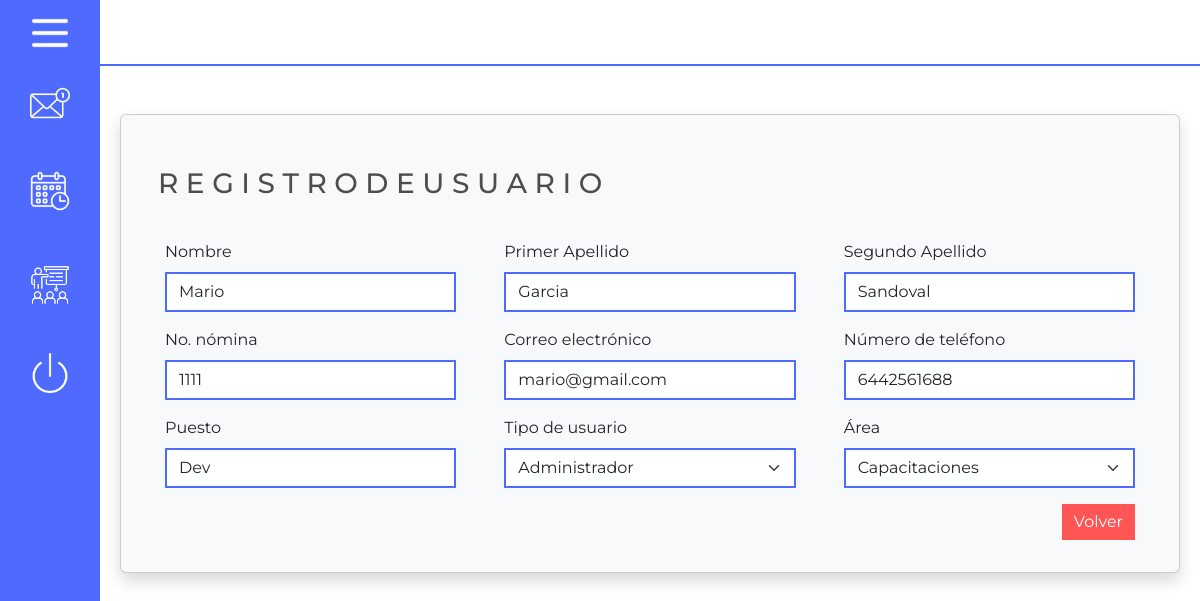
The page /sca/select_user/1111/ on the database as committed earlier.
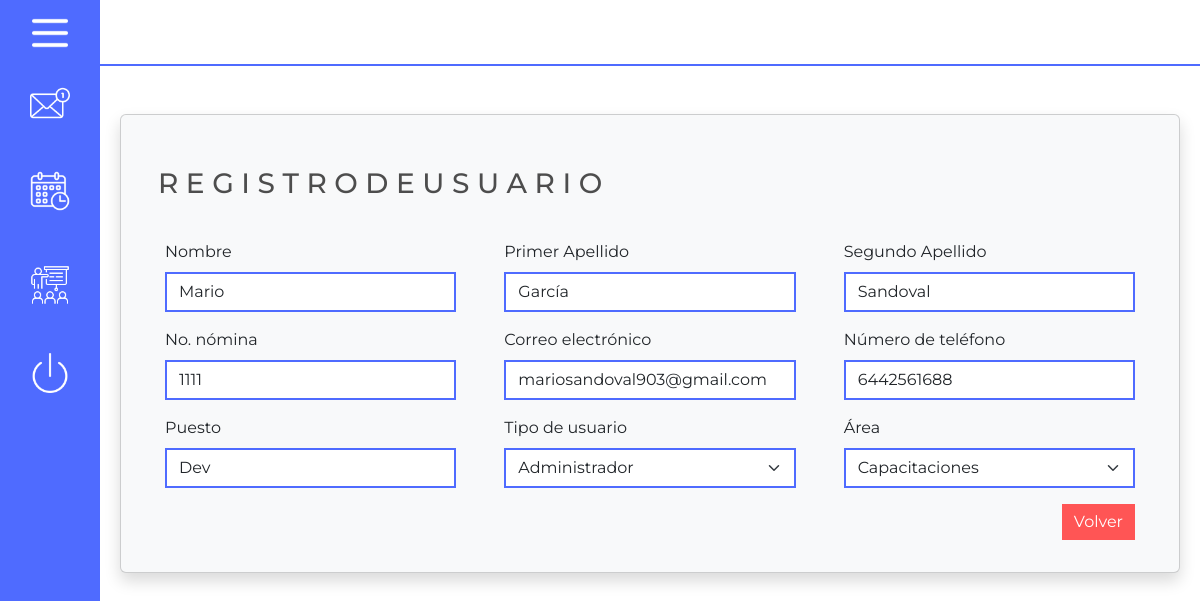
The same page on the database as committed later.
### scaItescaApp/models.py (models this page shows)
class User(AbstractUser):
    payroll_number = models.PositiveBigIntegerField(primary_key=True, null=False, unique=True)
    position = models.CharField(max_length=255)
    phone_number = models.PositiveIntegerField()
    min_gender = models.BooleanField()
    min_general = models.BooleanField()
    role = models.IntegerField()
    area_id = models.ForeignKey(Area, on_delete=models.CASCADE)
    objects = UserManager()

class Area(models.Model):
    name = models.CharField(max_length=255)

### scaItescaApp/views.py (the view)
# urls.py: path('sca/select_user/<int:uid>/', views.selectUser, name="select_user"),
def selectUser(request, uid=1):
    obj_user = User.objects.filter(payroll_number = uid)[0]
    last_name = obj_user.last_name.split(" ")
    template = loader.get_template('select_user.html')
    context = {
        'user':obj_user,
        'last_name': last_name,
        'to_update_user_type': userTypeTest(obj_user),
        'user_type': userTypeTest(request.user),
    }
    return HttpResponse(template.render(context, request))
    pass

### scaItescaApp/views.py (called while the page is built)
def isAdministradorTest(user):
    grupo_admin = Group.objects.filter(name="Administrador").get()
    return grupo_admin in user.groups.all()

def isJefeDeDepartamentoTest(user):
    grupo_jefeDepartamento = Group.objects.filter(name="JefeDeDepartamento").get()
    return grupo_jefeDepartamento in user.groups.all()

def userTypeTest(user):
    if isAdministradorTest(user):
        return "Administrador"
    if isJefeDeDepartamentoTest(user):
        return "Jefe de departamento"
    return "Personal"

### scaItescaApp/templates/select_user.html (shortened to what this page needs)
{% extends 'menu.html' %}
{% block css_links %}
<link rel="stylesheet" href="../static/CSS/general.css">
{% endblock %}
{% block content%}
<div class="p-0 m-0">
    <div class="card shadow p-3  bg-body-tertiary rounded ">
        <div class="card-body">
            <h3 style="margin-bottom: 4%; margin-top: 2%; margin-left: .5%;">R E G I S T R O D E U S U A R I O</h3>
            <div class="row">
                <div class="col-12 col-md-4">
                    <div class="mb-3 container">
                        <label for="input_first_name" class="form-label">Nombre</label>
                        <input maxlength="25" type="text" class="form-control" id="input_first_name"
                            placeholder="Nombre" value="{{user.first_name}}" readonly>
                    </div>
                </div>
                <div class="col-12 col-md-4">
                    <div class="mb-3 container">
                        <label for="input_mid_name" class="form-label">Primer Apellido</label>
                        <input maxlength="25" type="text" class="form-control" id="input_mid_name"
                            placeholder="Primer apellido" value="{{last_name.0}}" readonly>
                    </div>
                </div>
                <div class="col-12 col-md-4">
                    <div class="mb-3 container">
                        <label for="input_last_name" class="form-label">Segundo Apellido</label>
                        <input maxlength="25" type="text" class="form-control" id="input_last_name"
                            placeholder="Segundo apellido" value="{{last_name.1}}" readonly>
                    </div>
                </div>
            </div>
            <div class="row">
                <div class="col-12 col-md-4">
                    <div class="mb-3 container">
                        <label for="input_payroll_number" class="form-label">No. nómina</label>
                        <input maxlength="11" pattern="/^-?\d+\.?\d*$/"
                            onKeyPress="if(this.value.length==11) return false;" type="number" class="form-control"
                            id="input_payroll_number" placeholder="No. nómina" value="{{user.payroll_number}}"readonly>
                    </div>
                </div>
                <div class="col-12 col-md-4">
                    <div class="mb-3 container">
                        <label for="input_email" class="form-label">Correo electrónico</label>
                        <input maxlength="40" type="email" class="form-control" id="input_email"
                            placeholder="Correo electrónico" value="{{user.email}}" readonly>
                    </div>
                </div>
                <div class="col-12 col-md-4">
                    <div class="mb-3 container">
                        <label for="input_telephone_number" class="form-label">Número de teléfono</label>
                        <input maxlength="10" pattern="/^-?\d+\.?\d*$/"
                            onKeyPress="if(this.value.length==10) return false;" type="number" class="form-control"
                            id="input_telephone_number" placeholder="Número de teléfono" value="{{user.phone_number}}" readonly>
                    </div>
                </div>
            </div>
            <div class="row">
                <div class="col-12 col-md-4">
                    <div class="mb-3 container">
                        <label for="input_position" class="form-label">Puesto</label>
                        <input maxlength="25" type="text" class="form-control" id="input_position" value="{{user.position}}" placeholder="Puesto"
                            readonly>
                    </div>
                </div>
                <div class="col-12 col-md-4">
                    <div class="mb-3 container">
                        <label for="select_tipo_usuario" class="form-label">Tipo de usuario</label>
                        <select class="form-select" id="select_tipo_usuario" readonly>
                            <option value="1" {%if to_update_user_type == "Administrador"%} selected {%endif%}>Administrador</option>
                        </select>
                    </div>
                </div>
                <div class="col-12 col-md-4">
                    <div class="mb-3 container">
                        <label for="select_area" class="form-label">Área</label>
                        <select class="form-select" id="select_area" readonly>
                            <option value="{{user.area_id.id}}"selected>{{user.area_id.name}}</option>
                        </select>
                    </div>
                </div>
            </div>
            <div class="row d-flex flex-column">
                <div class="col-12">
                    <div class="container-fluid" style="display: flex; justify-content: right;">
                        <a href="/sca/show_user" ><button id="button_cancelar" type="button" class="btn btn-danger">Volver</button></a>
            </div>
        </div>
    </div>
</div>
{% endblock %}

### scaItescaApp/templates/menu.html (shortened to what this page needs)
{% load static %}
<!DOCTYPE html>
<html lang="es">
<head>
  <link href="https://cdn.jsdelivr.net/npm/bootstrap@5.3.2/dist/css/bootstrap.min.css" rel="stylesheet">
  <link rel="stylesheet" href="\static\CSS\menu_CSS.css" type="text/css">
  <link rel="stylesheet" href="\static\CSS\general.css" type="text/css">
  {% block css_links%} {% endblock %}
</head>
<body class="row p-0 m-0">
  <div class="col-12 col-md-1 blue_background menu_container p-0">
    <div class="row menu_controller col-6 col-md-12 ">
      <a class="btn col-6 col-md-12 m-0 p-0 py-2" data-bs-toggle="offcanvas" href="#offcanvasExample" role="button" aria-controls="offcanvasExample">
        <img src="\static\Images\Side_menu\menu_btn.png" width="48px" height="48px">
      </a>
    </div>
    <div class="row menu_element">
      <a class=" mx-0 px-0 d-none d-md-inline btn py-3" href="/sca/show_invitations">
        <img src="\static\Images\Side_menu\correo.png" width="40px" height="40px"><br>
      </a>
    </div>
    <div class="row menu_element">
      <a class="btn mx-0 px-0 d-none d-md-inline py-3" href="/sca/training_plan">
        <img src="\static\Images\Side_menu\plan_capacitacion.png" width="40px" height="40px"><br>
      </a>
    </div>
    <div class="row menu_element">
      <a class="btn mx-0 px-0 d-none d-md-inline py-3" href="/sca/training_history_redirect">
          <img src="\static\Images\Side_menu\capacitacion.png" width="40px" height="40px" alt="Capacitaciones"><br>
      </a>
    </div>
    <div class="row menu_element">
      <a class=" mx-0 px-0 d-none d-md-inline btn py-3" href="/sca/logout_user">
        <img src="\static\Images\Side_menu\encender.png" width="40px" height="40px"><br>
      </a>
    </div>
  </div>
  <div class="col-12 col-md-11 ">
    <div class="row user_bar d-none d-md-flex">
    </div>
    <div class="row page_content px-2 py-0 my-0">
      <div class="content_block mt-5">
        {% block content%}{% endblock %}
      </div>
    </div>
  </div>
</body>
</html>

### scaItescaApp/static/CSS/menu_CSS.css (style rules this page uses)
.blue_background { background-color: #4F6BFF; }
.menu_container { max-height: 100vh; position: sticky; top: 0px; border-bottom: 1px solid black; overflow-y: scroll; z-index: 10; }
.menu_controller { margin: 0; width: 100%; display: flex; flex-direction: row; justify-content: center; }
.menu_element { margin: 0; width: 100%; display: flex; flex-direction: row; justify-content: center; }
.menu_element img { transition: height .5s, width .75s; }
.user_bar { max-height: 66px; min-height: 66px; border-bottom: 2px solid #4F6BFF; position: sticky; top: 0px; background-color: white; z-index: 10; }
.page_content { min-height: calc(100vh - 66px); overflow-y: scroll; }
@media (min-width: 900px) { .menu_container { max-width: 100px; } }
@media (min-width: 900px) { .user_bar { width: calc(100vw - 100px); } }

### scaItescaApp/static/CSS/general.css (style rules this page uses)
body { background-color: white; font-family: 'Montserrat', sans-serif; }
h3 { font-style: bold; color: #4D4D4D; }
#button_cancelar { background-color: #FF5555; color: white; border: none; border-radius: 0%; }
.form-control { box-sizing: border-box; border: 2px solid #4F6BFF; -webkit-transition: 0.5s; transition: 0.5s; border-radius: 0%; outline: none; }
.form-select { box-sizing: border-box; border: 2px solid #4F6BFF; -webkit-transition: 0.5s; transition: 0.5s; border-radius: 0%; outline: none; }

Rows that differ between the two databases and show on the page:
changed User "Mario": email "mario@gmail.com" → "mariosandoval903@gmail.com"
Other text that changed with them:
form field last_name: "Garcia" → "García"
